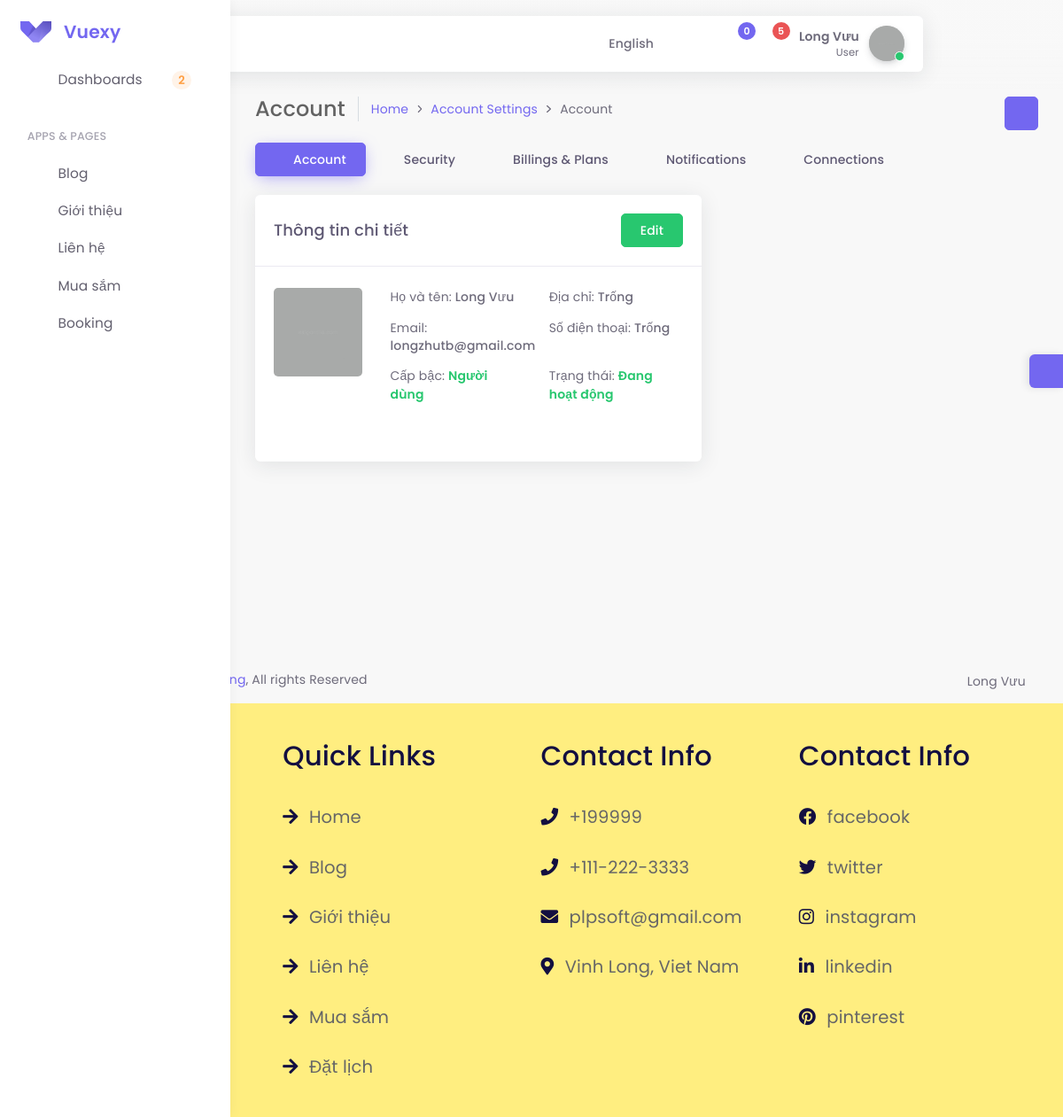
Screenshot of /profile.html (signed in) with the database file from the repository.
### tables this page shows
CREATE TABLE `user` (
  `UserID` int(11) NOT NULL,
  `Fullname` varchar(255) NOT NULL,
  `LoginName` varchar(255) NOT NULL,
  `Password` varchar(255) NOT NULL,
  `Address` varchar(255) DEFAULT 'Trống',
  `Email` varchar(255) NOT NULL,
  `Phone` int(10) DEFAULT NULL,
  `Token` varchar(255) NOT NULL,
  `img` varchar(255) DEFAULT NULL,
  `Status` tinyint(1) DEFAULT 0,
  `Level` tinyint(1) NOT NULL DEFAULT 0
);

### views/profile.php (the view, shortened to what the rows shown need)
<div class="app-content content ">
     <div class="content-wrapper container-xxl p-0">
       <div class="content-header row">
         <div class="content-header-left col-md-9 col-12 mb-2">
           <div class="row breadcrumbs-top">
             <div class="col-12">
               <h2 class="content-header-title float-start mb-0">Account</h2>
               <div class="breadcrumb-wrapper">
                 <ol class="breadcrumb">
                   <li class="breadcrumb-item"><a href="index.html">Home</a>
                   </li>
                   <li class="breadcrumb-item"><a href="#">Account Settings </a>
                   </li>
                   <li class="breadcrumb-item active"> Account
                   </li>
                 </ol>
               </div>
             </div>
           </div>
         </div>
         <div class="content-header-right text-md-end col-md-3 col-12 d-md-block d-none">
           <div class="mb-1 breadcrumb-right">
             <div class="dropdown">
               <button class="btn-icon btn btn-primary btn-round btn-sm dropdown-toggle" type="button" data-bs-toggle="dropdown" aria-haspopup="true" aria-expanded="false"><i data-feather="grid"></i></button>
             </div>
           </div>
         </div>
       </div>
       <div class="content-body">
           <div class="row">
               <div class="col-12">
                   <ul class="nav nav-pills mb-2">
                   <li class="nav-item">
                       <a class="nav-link active" href="page-account-settings-account.html">
                       <i data-feather="user" class="font-medium-3 me-50"></i>
                       <span class="fw-bold">Account</span>
                       </a>
                   </li>
                   <li class="nav-item">
                       <a class="nav-link" href="page-account-settings-security.html">
                       <i data-feather="lock" class="font-medium-3 me-50"></i>
                       <span class="fw-bold">Security</span>
                       </a>
                   </li>
                   <li class="nav-item">
                       <a class="nav-link" href="page-account-settings-billing.html">
                       <i data-feather="bookmark" class="font-medium-3 me-50"></i>
                       <span class="fw-bold">Billings &amp; Plans</span>
                       </a>
                   </li>
                   <li class="nav-item">
                       <a class="nav-link" href="page-account-settings-notifications.html">
                       <i data-feather="bell" class="font-medium-3 me-50"></i>
                       <span class="fw-bold">Notifications</span>
                       </a>
                   </li>
                   <li class="nav-item">
                       <a class="nav-link" href="page-account-settings-connections.html">
                       <i data-feather="link" class="font-medium-3 me-50"></i>
                       <span class="fw-bold">Connections</span>
                       </a>
                   </li>
                   </ul>
               </div>
               <div class="col-7">
                   <div class="card">
                   <div class="card-header border-bottom">
                       <h4 class="card-title">Thông tin chi tiết</h4>
                       <div class="d-flex justify-content-end">
                           <a class="btn btn-success" href="profile-edit.html">Edit</a>
                       </div>
                   </div>
                   <div class="card-body py-2 my-25 col-md-12">
                   <div class="d-flex">
                   <?php if(empty($info['img'])==TRUE) { ?>
                       <div class="flex-shrink-0">
                           <a href="#" class="me-25">
                           <img
                               src="/uploads/img/mauxam.jpg"
                               id="account-upload-img"
                               class="uploadedAvatar rounded me-50"
                               alt="profile image"
                               height="100"
                               width="100"
                               />
                               </a>
                       </div>
                   <?php } ?>
                       <div class="card">
                           <div class="flex-grow-1 ms-2">
                               <div class="row">
                                   <div class="col-12 col-sm-6 mb-1">
                                       <label class="fw-normal" for="accountLastName">Họ và tên:
                                           <span class="fw-bold"><?=$info['Fullname']?></span>
                                       </label>
                                   </div>
                                   <div class="col-12 col-sm-6 mb-1">
                                       <label class="fw-normal" for="accountLastName">Địa chỉ:
                                           <span class="fw-bold"><?=$info['Address']?></span>
                                       </label>
                                   </div>
                               </div>
                           </div>
                           <div class="flex-grow-1 ms-2">
                               <div class="row">
                                   <div class="col-12 col-sm-6 mb-1">
                                       <label class="fw-normal" for="accountLastName">Email:
                                           <span class="fw-bold"><?=$info['Email']?></span>
                                       </label>
                                   </div>
                                   <div class="col-12 col-sm-6 mb-1">
                                       <label class="fw-normal" for="accountLastName">Số điện thoại:
                                           <?php if($info['Phone']==NULL) {?>
                                           <span class="fw-bold">Trống</span>
                                           <?php }else{?>
                                           <span class="fw-bold"><?=$info['Phone']?></span>
                                               <?php }?>
                                       </label>
                                   </div>
                               </div>
                           </div>
                           <div class="flex-grow-1 ms-2">
                               <div class="row">
                                   <div class="col-12 col-sm-6 mb-1">
                                       <label class="fw-normal" for="accountLastName">Cấp bậc:
                                           <?php if($info['Level']==0) {?>
                                           <span class="fw-bolder text-success">Người dùng</span>
                                           <?php }elseif($info['Level']==1){?>
                                           <span class="fw-bolder text-success">Admin</span>
                                               <?php }?>
                                       </label>
                                   </div>
                                   <div class="col-12 col-sm-6 mb-1">
                                       <label class="fw-normal" for="accountLastName">Trạng thái:
                                           <?php if($info['Status']==0) {?>
                                           <span class="fw-bolder   text-success">Đang hoạt động</span>
                                               <?php }?>
                                       </label>
                                   </div>
                               </div>
                           </div>
                       </div>
                   </div>
                   </div>
               </div>
           </div>
       </div>
   </div>
       </div>
     </div>

### views/header.php (shortened to what the rows shown need)
<!DOCTYPE html>
<html class="loading" lang="en" data-textdirection="ltr">
<head>
    <link rel="stylesheet" type="text/css" href="/app-assets/vendors/css/vendors.min.css">
    <link rel="stylesheet" type="text/css" href="/app-assets/vendors/css/charts/apexcharts.css">
    <link rel="stylesheet" type="text/css" href="/app-assets/vendors/css/extensions/toastr.min.css">
    <link rel="stylesheet" type="text/css" href="/app-assets/vendors/css/extensions/nouislider.min.css">
    <link rel="stylesheet" type="text/css" href="/app-assets/vendors/css/forms/spinner/jquery.bootstrap-touchspin.css">
    <link rel="stylesheet" type="text/css" href="/app-assets/vendors/css/extensions/swiper.min.css">
    <link rel="stylesheet" type="text/css" href="/app-assets/vendors/css/pickers/pickadate/pickadate.css">
    <link rel="stylesheet" type="text/css" href="/app-assets/vendors/css/pickers/flatpickr/flatpickr.min.css">
    <link rel="stylesheet" type="text/css" href="/app-assets/vendors/css/forms/select/select2.min.css">
    <link rel="stylesheet" type="text/css" href="/app-assets/vendors/css/forms/wizard/bs-stepper.min.css">
    <link rel="stylesheet" type="text/css" href="/app-assets/css/bootstrap.min.css">
    <link rel="stylesheet" type="text/css" href="/app-assets/css/bootstrap-extended.min.css">
    <link rel="stylesheet" type="text/css" href="/app-assets/css/colors.min.css">
    <link rel="stylesheet" type="text/css" href="/app-assets/css/components.min.css">
    <link rel="stylesheet" type="text/css" href="/app-assets/css/themes/dark-layout.min.css">
    <link rel="stylesheet" type="text/css" href="/app-assets/css/themes/bordered-layout.min.css">
    <link rel="stylesheet" type="text/css" href="/app-assets/css/themes/semi-dark-layout.min.css">
    <link rel="stylesheet" type="text/css" href="/app-assets/css/core/menu/menu-types/vertical-menu.min.css">
    <link rel="stylesheet" type="text/css" href="/app-assets/css/pages/dashboard-ecommerce.min.css">
    <link rel="stylesheet" type="text/css" href="/app-assets/css/plugins/charts/chart-apex.min.css">
    <link rel="stylesheet" type="text/css" href="/app-assets/css/pages/app-ecommerce.min.css">
    <link rel="stylesheet" type="text/css" href="/app-assets/css/plugins/extensions/ext-component-toastr.min.css">
    <link rel="stylesheet" type="text/css" href="/app-assets/css/pages/page-blog.min.css">
    <link rel="stylesheet" type="text/css" href="/app-assets/css/pages/page-knowledge-base.min.css">
    <link rel="stylesheet" type="text/css" href="/app-assets/css/plugins/forms/form-validation.css">
    <link rel="stylesheet" type="text/css" href="/app-assets/css/pages/authentication.css">
    <link rel="stylesheet" type="text/css" href="/app-assets/css/plugins/extensions/ext-component-sliders.min.css">
    <link rel="stylesheet" type="text/css" href="/app-assets/css/pages/app-ecommerce.min.css">
    <link rel="stylesheet" type="text/css" href="/app-assets/css/plugins/forms/pickers/form-flat-pickr.min.css">
    <link rel="stylesheet" type="text/css" href="/app-assets/css/plugins/forms/pickers/form-pickadate.min.css">
    <link rel="stylesheet" type="text/css" href="/app-assets/css/pages/app-ecommerce-details.min.css">
    <link rel="stylesheet" type="text/css" href="/app-assets/css/plugins/forms/form-number-input.min.css">
    <link rel="stylesheet" type="text/css" href="/app-assets/css/plugins/extensions/ext-component-sweet-alerts.min.css">
    <link rel="stylesheet" type="text/css" href="/app-assets/css/plugins/forms/form-validation.css">
    <link rel="stylesheet" type="text/css" href="/app-assets/css/pages/page-misc.min.css">
    <link rel="stylesheet" type="text/css" href="/app-assets/css/plugins/forms/form-wizard.min.css">
    <link rel="stylesheet" href="/app-assets/assets/css/main.css">
    <link rel="stylesheet" href="https://cdnjs.cloudflare.com/ajax/libs/font-awesome/5.15.4/css/all.min.css">
    <link rel="stylesheet" href="https://maxcdn.bootstrapcdn.com/font-awesome/4.5.0/css/font-awesome.min.css">
  </head>
  <body class="vertical-layout vertical-menu-modern  navbar-floating footer-static  " data-open="click" data-menu="vertical-menu-modern" data-col="">
    <nav class="header-navbar navbar navbar-expand-lg align-items-center floating-nav navbar-light navbar-shadow container-xxl">
      <div class="navbar-container d-flex content">
        <ul class="nav navbar-nav align-items-center ms-auto">
        <?php if(!isset($_SESSION['UserID'])) { ?>
          <li class="nav-item dropdown dropdown-user"><a class="nav-link dropdown-toggle dropdown-user-link" id="dropdown-user" href="#" data-bs-toggle="dropdown" aria-haspopup="true" aria-expanded="false">
            <a class="btn btn-primary me-1 waves-effect waves-float waves-light" href="./login.html">Đăng nhập</a>
          </li>
          <?php }else{ ?>
            <?php if($info['Level'] == 0) { ?>
            <li class="nav-item dropdown dropdown-user"><a class="nav-link dropdown-toggle dropdown-user-link" id="dropdown-user" href="#" data-bs-toggle="dropdown" aria-haspopup="true" aria-expanded="false">
                <div class="user-nav d-sm-flex d-none"><span class="user-name fw-bolder"><?= $info['Fullname'] ?></span><span class="user-status">User</span></div>
                <?php if(empty($info['img'])==TRUE) { ?>
                  <span class="avatar">
                    <img class="round" src="./uploads/img/mauxam.jpg" alt="avatar" height="40" width="40">
                    <span class="avatar-status-online"></span>
                  </span>
                <?php } ?>
              </a>
            </li>
          <?php } ?>
        <?php } ?>
        </ul>
      </div>
    </nav>
    <div class="main-menu menu-fixed menu-light menu-accordion menu-shadow" data-scroll-to-active="true">
      <div class="navbar-header">
        <ul class="nav navbar-nav flex-row">
          <li class="nav-item me-auto"><a class="navbar-brand" href="home.html">
              <h2 class="brand-text">Vuexy</h2></a></li>
        </ul>
      </div>
    </div>

### rows the page displays
user: Fullname "Long Vưu", Address "Trống", Email "longzhutb@gmail.com"
